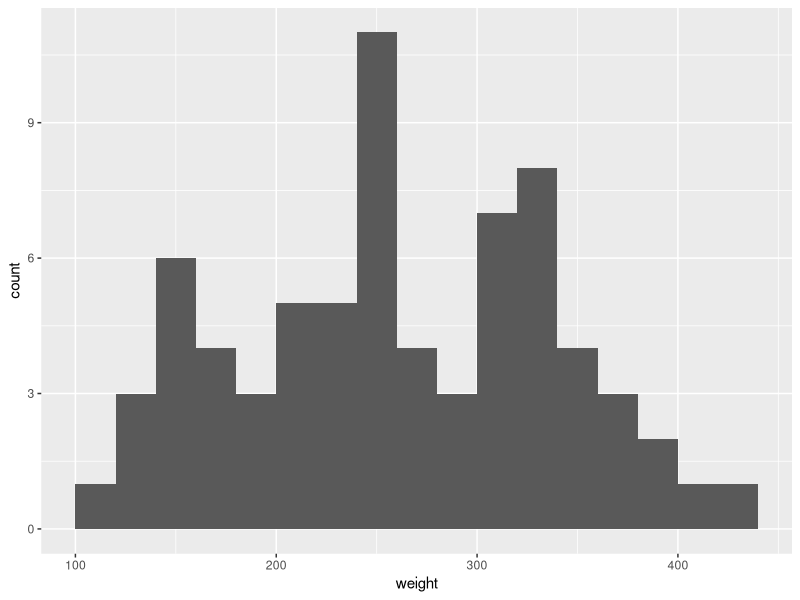
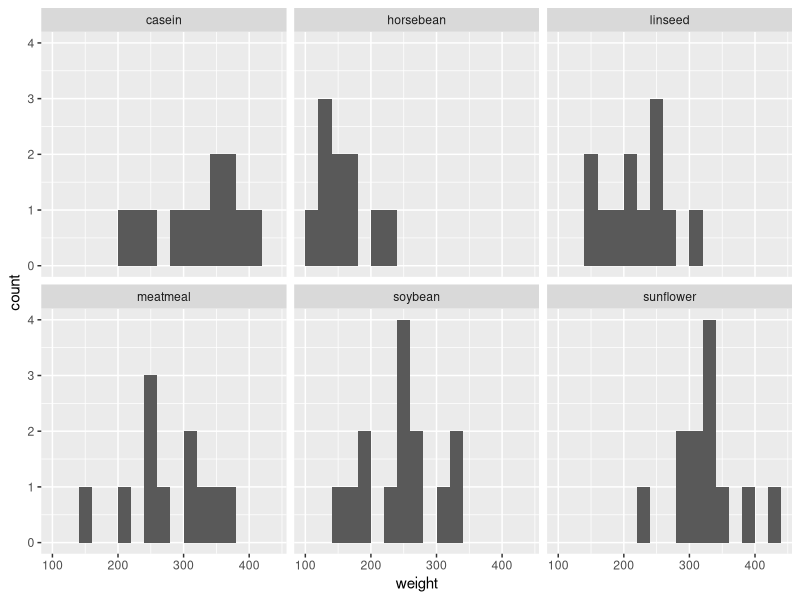

Write R code to recreate these figures, in order.
## ---- chunk 1
library(knitr)
library(ggplot2)
opts_chunk$set(fig.align="center", fig.height=4, fig.width=5.5)
## ---- chunk 2
head(chickwts)
## ---- chunk 3
ggplot(chickwts, aes(x=weight)) + geom_histogram(binwidth = 20, center=10)
## ---- chunk 4
ggplot(chickwts, aes(x=weight)) + geom_histogram(binwidth = 20, center=10) + facet_wrap(~ feed)
